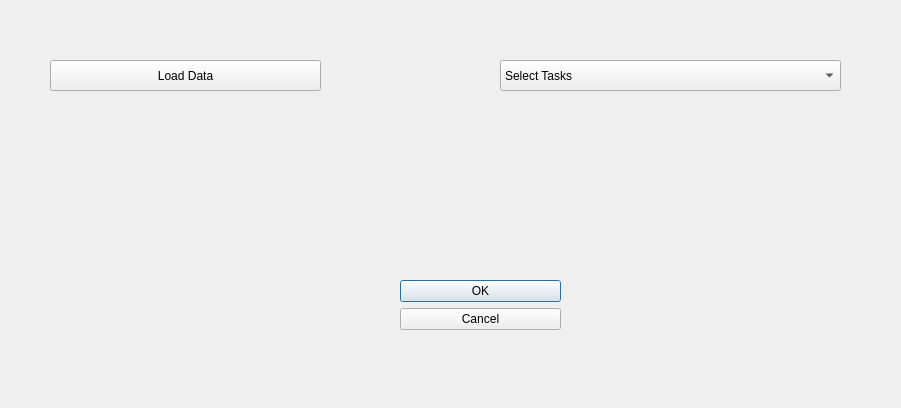
<?xml version="1.0" encoding="UTF-8"?>
<ui version="4.0">
 <class>ImageDialog</class>
 <widget class="QDialog" name="ImageDialog">
  <property name="geometry">
   <rect>
    <x>0</x>
    <y>0</y>
    <width>901</width>
    <height>408</height>
   </rect>
  </property>
  <property name="windowTitle">
   <string>Dialog</string>
  </property>
  <widget class="QDialogButtonBox" name="buttonBox">
   <property name="geometry">
    <rect>
     <x>400</x>
     <y>280</y>
     <width>161</width>
     <height>241</height>
    </rect>
   </property>
   <property name="orientation">
    <enum>Qt::Vertical</enum>
   </property>
   <property name="standardButtons">
    <set>QDialogButtonBox::Cancel|QDialogButtonBox::Ok</set>
   </property>
  </widget>
  <widget class="QPushButton" name="pushButton">
   <property name="geometry">
    <rect>
     <x>50</x>
     <y>60</y>
     <width>271</width>
     <height>31</height>
    </rect>
   </property>
   <property name="text">
    <string>Load Data</string>
   </property>
  </widget>
  <widget class="QComboBox" name="comboBox">
   <property name="geometry">
    <rect>
     <x>500</x>
     <y>60</y>
     <width>341</width>
     <height>31</height>
    </rect>
   </property>
   <item>
    <property name="text">
     <string>Select Tasks</string>
    </property>
   </item>
   <item>
    <property name="text">
     <string>Shell</string>
    </property>
   </item>
   <item>
    <property name="text">
     <string>Spring</string>
    </property>
   </item>
  </widget>
 </widget>
 <resources/>
 <connections>
  <connection>
   <sender>buttonBox</sender>
   <signal>accepted()</signal>
   <receiver>ImageDialog</receiver>
   <slot>accept()</slot>
   <hints>
    <hint type="sourcelabel">
     <x>248</x>
     <y>254</y>
    </hint>
    <hint type="destinationlabel">
     <x>157</x>
     <y>274</y>
    </hint>
   </hints>
  </connection>
  <connection>
   <sender>buttonBox</sender>
   <signal>rejected()</signal>
   <receiver>ImageDialog</receiver>
   <slot>reject()</slot>
   <hints>
    <hint type="sourcelabel">
     <x>316</x>
     <y>260</y>
    </hint>
    <hint type="destinationlabel">
     <x>286</x>
     <y>274</y>
    </hint>
   </hints>
  </connection>
 </connections>
</ui>
